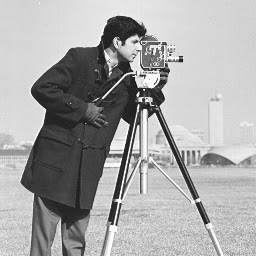
#> input picture EXP-1/images/cameraman.jpg, 256 x 256 px
$ python main.py ../images/cameraman.jpg
#> lines starting #> are read from the running program, lines starting #| are printed output that depends on the picture
#> in main, img is the input picture: shape (256, 256, 3); min 20, max 255, mean 166.9
#> the answer given: 3
#> the answer given: 3
### EXP-1/code/transforms.py
import numpy as np

# [72 lines left out: functions scale_nn, scale_bl, not called in this run]

def rotate_nn(img:np.ndarray,angle:float) -> np.ndarray:
    '''
    Rotate the given image by a given angle(in deg) and
    returns rotated image without cropping using nearest neighbour interpolation
    image: np.ndarray of dimensions (H,W,C) or (H,W) - Height, Width, Channel
    angle > 0 -> Anti-clockwise
    angle < 0 -> Clockwise
    '''
#> called with angle = 3
    angle = (np.pi/180)*angle # Convert Deg to Rad

    # Calculating new dimensions of the image
    rot_img_h = int(np.round(np.abs(img.shape[0]*np.cos(angle))) + np.round(np.abs(img.shape[1]*np.sin(angle))))
#> rot_img_h = 269
    rot_img_w = int(np.round(np.abs(img.shape[1]*np.cos(angle))) + np.round(np.abs(img.shape[0]*np.sin(angle))))
#> rot_img_w = 269

    # Add channel dimension if image has shape (H,W) -> (H,W,1)
    if( len(img.shape) == 2):
        img = np.expand_dims(img, axis = -1)

    # Center of original image
    center_x, center_y = img.shape[0]//2,img.shape[1]//2
#> center_x = 128; center_y = 128

    # Center of rotated image
    center_rot_x,center_rot_y = rot_img_h//2, rot_img_w//2
#> center_rot_x = 134; center_rot_y = 134

    # Create image with modified shape
    rot_img = np.zeros((rot_img_h,rot_img_w,img.shape[2])).astype(np.uint8)

    # Iterate through the pixels and assign values
    for i in range(rot_img_h):
        for j in range(rot_img_w):
            # Rotating
            x= (i-center_rot_x)*np.cos(angle)+(j-center_rot_y)*np.sin(angle)
            y= -(i-center_rot_x)*np.sin(angle)+(j-center_rot_y)*np.cos(angle)

            x=int(np.round(x))+center_y
            y=int(np.round(y))+center_x

            # Checking if x,y corresponds to valid pixel in original image
            if (x>=0 and y>=0 and x<img.shape[0] and  y<img.shape[1]):
                rot_img[i,j,:] = img[x,y,:]
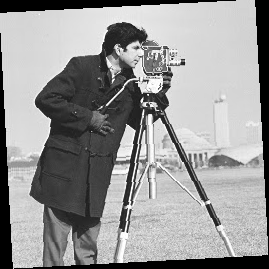
#> rot_img: shape (269, 269, 3); min 0, max 255, mean 151.2

    return rot_img

# [67 lines left out: function rotate_bl, not called in this run]

### EXP-1/code/main.py
import cv2
from transforms import *

def main(path):
    img = cv2.imread(path)
    print("Choose transformation(Enter number)")
    print("1.Scale Image using Nearest Neighbour")
    print("2.Scale Image using Bilinear Interpolation")
    print("3.Rotate Image using Nearest Neighbour")
    print("4.Rotate Image using Bilinear Interpolation")
    ch = int(input())
    if(ch == 1):
        sf = float(input("Enter Scaling factor(sf) "))
        tfrm_img = scale_nn(img,sf)
        cv2.imwrite("Scaled_NN.png",tfrm_img)
        cv2.imshow("Scaled NN",tfrm_img)
        cv2.waitKey(0)
        cv2.destroyAllWindows()
    elif(ch == 2):
        sf = float(input("Enter Scaling factor(sf) "))
        tfrm_img = scale_bl(img,sf)
        cv2.imwrite("Scaled_BL.png",tfrm_img)
        cv2.imshow("Scaled BL",tfrm_img)
        cv2.waitKey(0)
        cv2.destroyAllWindows()
    elif(ch == 3):
        ang = float(input("Enter Angle(in deg) "))
        tfrm_img = rotate_nn(img,ang)
        cv2.imwrite("Rotated_NN.png",tfrm_img)
        cv2.imshow("Rotated NN",tfrm_img)
        cv2.waitKey(0)
        cv2.destroyAllWindows()
    elif(ch == 4):
        ang = float(input("Enter Angle(in deg) "))
        tfrm_img = rotate_bl(img,ang)
        cv2.imwrite("Rotated_BL.png",tfrm_img)
        cv2.imshow("Rotated BL",tfrm_img)
        cv2.waitKey(0)
        cv2.destroyAllWindows()
    else:
        print("Invlaid Choice ")


if(__name__  == "__main__"):
    import argparse
    parser = argparse.ArgumentParser(description ='Image Transformations')
    parser.add_argument('path_to_img',type=str,help="Path to Image")
    args = parser.parse_args()

    main(args.path_to_img)
